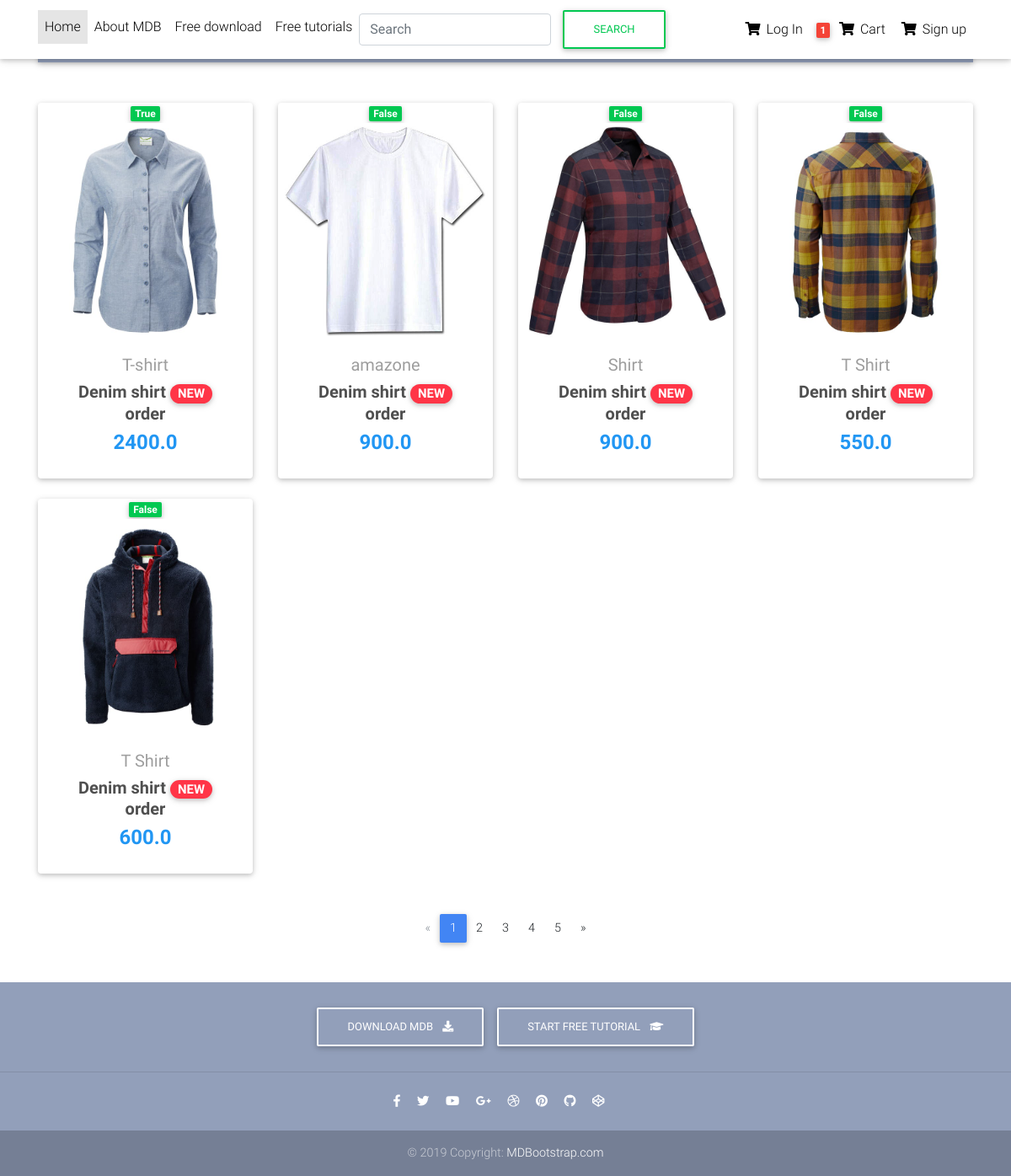
The page / on the database its author committed.
### store/models.py (models this page shows, shortened)
class Product(models.Model):
    name=models.CharField(max_length=200,null=True)
    price=models.FloatField()
    digital=models.BooleanField(default=False,null=True,blank=False)
    image=models.ImageField(upload_to='media/')
    slug=models.SlugField()
    def get_absolute_result(self):
        return reverse("store:product",kwargs={
            'slug':self.slug
        }
        )

### store/views.py (the view)
# urls.py: path('',Store.as_view(),name='Home'),
class Store(ListView):
    model = Product
    template_name = 'store/Home.html'

### store/templates/store/Home.html (shortened to what this page needs)
{% load static %}
<!DOCTYPE html>
<html lang="en">
<head>
  <link rel="stylesheet" href="https://use.fontawesome.com/releases/v5.11.2/css/all.css">
  <link href="{% static 'css/bootstrap.min.css' %}" rel="stylesheet">
  <link href="{% static 'css/mdb.min.css' %}" rel="stylesheet">
  <link href="{% static 'css/style.min.css' %}" rel="stylesheet">
</head>
<body>
{% include 'store/navbar.html' %}
  <main>
    <div class="container">
      <nav class="navbar navbar-expand-lg navbar-dark mdb-color lighten-3 mt-3 mb-5">
        <span class="navbar-brand">Categories:</span>
        <div class="collapse navbar-collapse" id="basicExampleNav">
          <ul class="navbar-nav mr-auto">
            <li class="nav-item active">
              <a class="nav-link" href="#">All
              </a>
            </li>
            <li class="nav-item">
              <a class="nav-link" href="#">Shirts</a>
            </li>
            <li class="nav-item">
              <a class="nav-link" href="#">Sport wears</a>
            </li>
            <li class="nav-item">
              <a class="nav-link" href="#">Outwears</a>
            </li>
          </ul>
          <form class="form-inline">
            <div class="md-form my-0">
            </div>
          </form>
        </div>
      </nav>
{% block content %}
      <section class="text-center align-content-center mb-4">
        <div class="row wow fadeIn">
            {% for pro in object_list %}
        <div class="col-lg-3 col-md-6 mb-4">
            <div class="card">
              <div class="view overlay">
                  {% if pro.price < 1000 %}
                 <span class="badge badge-success">{{ pro.digital }}</span>
              {% else %}
                 <span class="badge badge-success">{{ pro.digital }}</span>
                {% endif %}
                <img src="{{ pro.image.url }}" class="card-img-top"
                  alt="">
              </div>
              <div class="card-body text-center">
                <a href="" class="grey-text">
                  <h5>{{ pro.name }}</h5>
                </a>
                <h5>
                  <strong>
                    <a href="" class="dark-grey-text">Denim shirt
                      <span class="badge badge-pill danger-color">NEW</span>
                    </a>
                  </strong><br>
                  <strong>
                    <a href="{{ pro.get_absolute_result }}" class="dark-grey-text ">order
                    </a>
                  </strong>
                </h5>
                <h4 class="font-weight-bold blue-text">
                  <strong>{{ pro.price }}</strong>
                </h4>
              </div>
            </div>
        </div>
        {% endfor %}
        </div>
      </section>
      <nav class="d-flex justify-content-center wow fadeIn">
        <ul class="pagination pg-blue">
          <li class="page-item disabled">
            <a class="page-link" href="#" aria-label="Previous">
              <span aria-hidden="true">&laquo;</span>
            </a>
          </li>
          <li class="page-item active">
            <a class="page-link" href="#">1
            </a>
          </li>
          <li class="page-item">
            <a class="page-link" href="#">2</a>
          </li>
          <li class="page-item">
            <a class="page-link" href="#">3</a>
          </li>
          <li class="page-item">
            <a class="page-link" href="#">4</a>
          </li>
          <li class="page-item">
            <a class="page-link" href="#">5</a>
          </li>
          <li class="page-item">
            <a class="page-link" href="#" aria-label="Next">
              <span aria-hidden="true">&raquo;</span>
            </a>
          </li>
        </ul>
      </nav>
    </div>
  </main>
{% endblock %}
{% include 'store/header.html' %}
</body>
</html>

### store/templates/store/navbar.html (shortened to what this page needs)
  <nav class="navbar fixed-top navbar-expand-lg navbar-light white scrolling-navbar">
    <div class="container">
      <div class="collapse navbar-collapse" id="navbarSupportedContent">
        <ul class="navbar-nav mr-auto">
          <li class="nav-item active">
            <a class="nav-link waves-effect" href="#">Home
            </a>
          </li>
          <li class="nav-item">
            <a class="nav-link waves-effect" href="https://mdbootstrap.com/docs/jquery/" target="_blank">About MDB</a>
          </li>
          <li class="nav-item">
            <a class="nav-link waves-effect" href="https://mdbootstrap.com/docs/jquery/getting-started/download/"
              target="_blank">Free download</a>
          </li>
          <li class="nav-item">
            <a class="nav-link waves-effect" href="https://mdbootstrap.com/education/bootstrap/" target="_blank">Free
              tutorials</a>
          </li>
           <li class="nav-item">
          <form class="form-inline my-2 my-lg-0" method="get" action="/search">
        <input class="form-control mr-sm-2" type="search" placeholder="Search" aria-label="Search">
      <button class="btn btn-outline-success my-2 my-sm-0" type="submit" id="query" name="query">Search</button>
    </form>
            </li>
        </ul>
        <ul class="navbar-nav nav-flex-icons">
            <li class="nav-item">
            <a class="nav-link waves-effect" href="{% url 'account_login' %}">
              <i class="fas fa-shopping-cart"></i>
              <span class="clearfix d-none d-sm-inline-block"> Log In </span>
            </a>
          </li>
          <li class="nav-item">
            <a class="nav-link waves-effect">
              <span class="badge red z-depth-1 mr-1"> 1 </span>
              <i class="fas fa-shopping-cart"></i>
              <span class="clearfix d-none d-sm-inline-block"> Cart </span>
            </a>
          </li>
            <li class="nav-item">
            <a class="nav-link waves-effect">
              <i class="fas fa-shopping-cart"></i>
              <span class="clearfix d-none d-sm-inline-block"> Sign up </span>
            </a>
          </li>
        </ul>
      </div>
    </div>
  </nav>

### store/templates/store/header.html
<footer class="page-footer text-center font-small mt-4 wow fadeIn">
    <div class="pt-4">
      <a class="btn btn-outline-white" href="https://mdbootstrap.com/docs/jquery/getting-started/download/" target="_blank"
        role="button">Download MDB
        <i class="fas fa-download ml-2"></i>
      </a>
      <a class="btn btn-outline-white" href="https://mdbootstrap.com/education/bootstrap/" target="_blank" role="button">Start
        free tutorial
        <i class="fas fa-graduation-cap ml-2"></i>
      </a>
    </div>
    <hr class="my-4">
    <div class="pb-4">
      <a href="https://www.facebook.com/mdbootstrap" target="_blank">
        <i class="fab fa-facebook-f mr-3"></i>
      </a>
      <a href="https://twitter.com/MDBootstrap" target="_blank">
        <i class="fab fa-twitter mr-3"></i>
      </a>
      <a href="https://www.youtube.com/watch?v=7MUISDJ5ZZ4" target="_blank">
        <i class="fab fa-youtube mr-3"></i>
      </a>
      <a href="https://plus.google.com/u/0/b/107863090883699620484" target="_blank">
        <i class="fab fa-google-plus-g mr-3"></i>
      </a>
      <a href="https://dribbble.com/mdbootstrap" target="_blank">
        <i class="fab fa-dribbble mr-3"></i>
      </a>
      <a href="https://pinterest.com/mdbootstrap" target="_blank">
        <i class="fab fa-pinterest mr-3"></i>
      </a>
      <a href="https://github.com/mdbootstrap/bootstrap-material-design" target="_blank">
        <i class="fab fa-github mr-3"></i>
      </a>
      <a href="http://codepen.io/mdbootstrap/" target="_blank">
        <i class="fab fa-codepen mr-3"></i>
      </a>
    </div>
    <div class="footer-copyright py-3">
      © 2019 Copyright:
      <a href="https://mdbootstrap.com/education/bootstrap/" target="_blank"> MDBootstrap.com </a>
    </div>
  </footer>

### store/templates/store/Home.html (style rules this page uses)
html, body, header, .carousel { height: 60vh; }

### rows shown on the page
Product: digital "True", image (picture), name "T-shirt", price "2400.0"
Product: digital "False", image (picture), name "amazone", price "900.0"
Product: digital "False", image (picture), name "Shirt", price "900.0"
Product: digital "False", image (picture), name "T Shirt", price "550.0"
Product: digital "False", image (picture), name "T Shirt", price "600.0"
